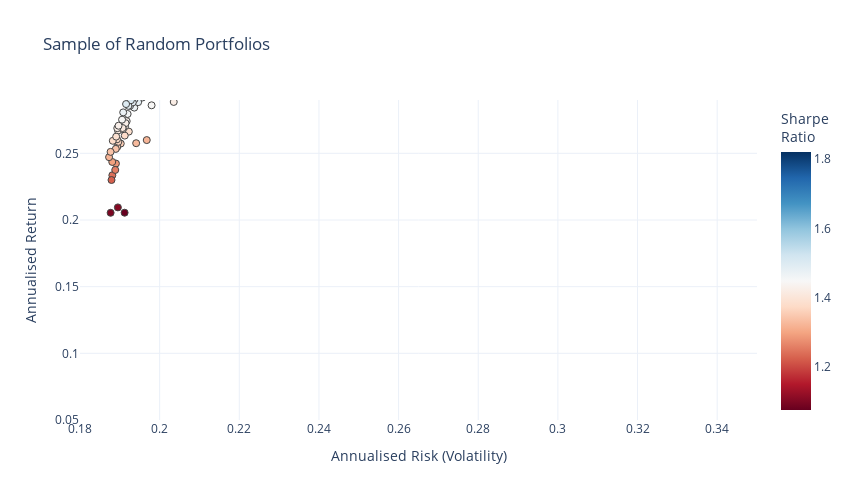

The notebook cell saved with this chart:
### Code cell
mean_variance_pairs = np.array(mean_variance_pairs)

risk_free_rate=0 #-- Include risk free rate here

fig = go.Figure()
fig.add_trace(go.Scatter(x=mean_variance_pairs[:,1]**0.5, y=mean_variance_pairs[:,0], 
                      marker=dict(color=(mean_variance_pairs[:,0]-risk_free_rate)/(mean_variance_pairs[:,1]**0.5), 
                                  showscale=True, 
                                  size=7,
                                  line=dict(width=1),
                                  colorscale="RdBu",
                                  colorbar=dict(title="Sharpe<br>Ratio")
                                 ), 
                      mode='markers',
                      text=[str(np.array(tickers_list[i])) + "<br>" + str(np.array(weights_list[i]).round(2)) for i in range(len(tickers_list))]))
fig.update_layout(template='plotly_white',
                  xaxis=dict(title='Annualised Risk (Volatility)'),
                  yaxis=dict(title='Annualised Return'),
                  title='Sample of Random Portfolios',
                  width=850,
                  height=500)
fig.update_xaxes(range=[0.18, 0.35])
fig.update_yaxes(range=[0.05,0.29])
fig.update_layout(coloraxis_colorbar=dict(title="Sharpe Ratio"))

### Figure 1 — Plotly figure (JSON) as saved in the notebook; plotly's stock layout.template omitted (floating-point values rounded to 4 significant figures; data arrays with more than 128 entries replaced by an {"elided": "..."} marker saying what was removed)
{"data": [{"marker": {"color": {"elided": "254 float values"}, "colorbar": {"title": {"text": "Sharpe<br>Ratio"}}, "colorscale": [[0, "rgb(103,0,31)"], [0.1, "rgb(178,24,43)"], [0.2, "rgb(214,96,77)"], [0.3, "rgb(244,165,130)"], [0.4, "rgb(253,219,199)"], [0.5, "rgb(247,247,247)"], [0.6, "rgb(209,229,240)"], [0.7, "rgb(146,197,222)"], [0.8, "rgb(67,147,195)"], [0.9, "rgb(33,102,172)"], [1, "rgb(5,48,97)"]], "line": {"width": 1}, "showscale": true, "size": 7}, "mode": "markers", "text": {"elided": "254 str values"}, "type": "scatter", "x": {"elided": "254 float values"}, "y": {"elided": "254 float values"}}], "layout": {"coloraxis": {"colorbar": {"title": {"text": "Sharpe Ratio"}}}, "height": 500, "title": {"text": "Sample of Random Portfolios"}, "width": 850, "xaxis": {"range": [0.18, 0.35], "title": {"text": "Annualised Risk (Volatility)"}}, "yaxis": {"range": [0.05, 0.29], "title": {"text": "Annualised Return"}}}}
